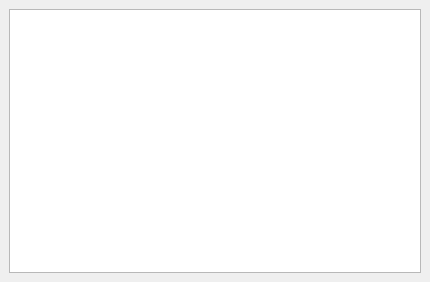
<?xml version="1.0" encoding="UTF-8"?>
<ui version="4.0">
 <class>DataViewer</class>
 <widget class="QDockWidget" name="DataViewer">
  <property name="geometry">
   <rect>
    <x>0</x>
    <y>0</y>
    <width>430</width>
    <height>282</height>
   </rect>
  </property>
  <property name="windowTitle">
   <string>DockWidget</string>
  </property>
  <widget class="QWidget" name="dockWidgetContents">
   <layout class="QVBoxLayout" name="verticalLayout">
    <item>
     <layout class="QGridLayout" name="gridLayoutInfo"/>
    </item>
    <item>
     <widget class="PlotWidget" name="plotWidget"/>
    </item>
   </layout>
  </widget>
 </widget>
 <customwidgets>
  <customwidget>
   <class>PlotWidget</class>
   <extends>QGraphicsView</extends>
   <header>pyqtgraph</header>
  </customwidget>
 </customwidgets>
 <resources/>
 <connections/>
</ui>
